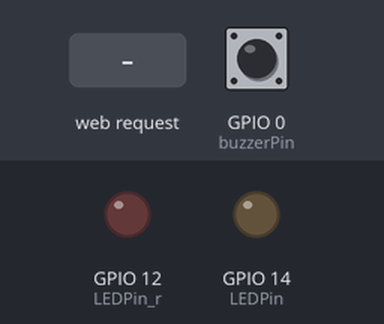
Bench run of a sketch on a simulated ESP8266 (NodeMCU). Shown: output pins drawn as LEDs (lit = HIGH). Dashed ring = blinking. Inputs (shaded band) come from the test bench; at power-on: GPIO 0 (buzzerPin) HIGH. WiFi joins after 1.5 s; servers stay silent unless stated; what the sketch prints to the serial monitor is not drawn.

Above: at 2.7 s.
2.8 s: HTTP request GET /gpio/0 received
At 2.95 s:
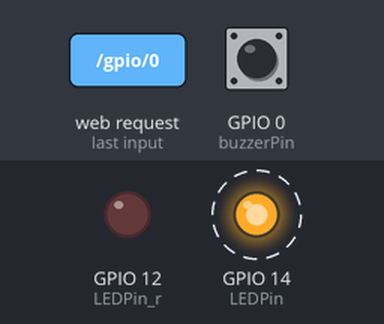
5.8 s: HTTP request GET /gpio/1 received
At 6.98 s:
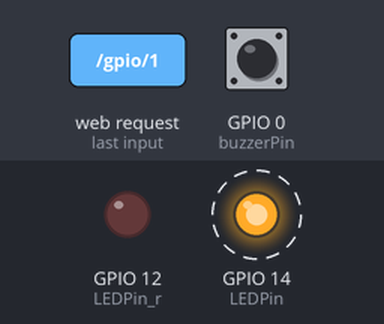
8.8 s: HTTP request GET /state received
At 11.4 s:
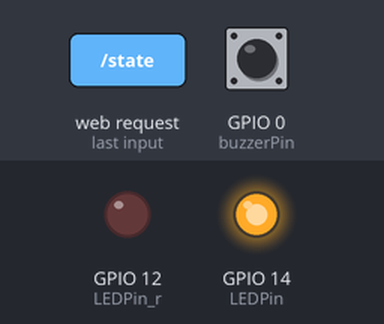
11.8 s: HTTP request GET /gpio/0 received
At 12.45 s:
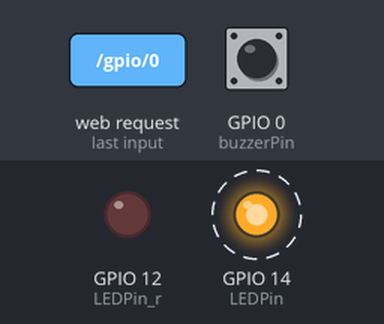
Timing chart, 0 to 15.8 s (numbered marks = the images above; inputs shaded):
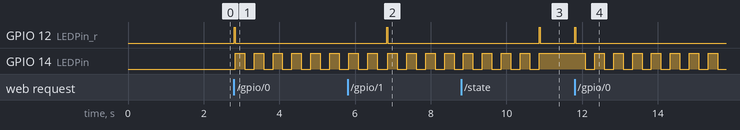

The sketch:

esp8266wifiSample_SWofBuzzer.ino
```cpp
/*
 *  This sketch demonstrates how to set up a simple HTTP-like server.
 *  The server will set a GPIO pin depending on the request
 *    http://server_ip/gpio/0 will set the GPIO2 low,
 *    http://server_ip/gpio/1 will set the GPIO2 high
 *  server_ip is the IP address of the ESP8266 module, will be
 *  printed to Serial when the module is connected.
 */
#include <ESP8266WiFi.h>

const char* ssid     = "aterm-67d898-g";
const char* password = "4c29770bd0558";
const int buzzerPin = 0;
const int LEDPin = 14;
//パイロットランプになる赤ランプ
const int LEDPin_r = 12;
const int chatteringIgnoreTime = 200;
//const int stateResetTime = 1000*180;
//ブザーがオンか否か。0==OFF
int state = 0;
//チャタリング防止に使う。時間を記録する
int ct, pt;
int stateOnTime=0;

int val = 0;

// Create an instance of the server
// specify the port to listen on as an argument
WiFiServer server(80);

int temp = 0;
void setup() {
  pinMode(LEDPin, OUTPUT);
  pinMode(LEDPin_r, OUTPUT);
  //スイッチのセットアップ
  pinMode(buzzerPin, INPUT);
  ct = pt = 0;

  //割り込み準備
  attachInterrupt(0, changeState, FALLING);

  //以下はネットワーク接続のセットアップ
  Serial.begin(115200);
  delay(10);

  // Connect to WiFi network
  Serial.println();
  Serial.println();
  Serial.print("Connecting to ");
  Serial.println(ssid);

  WiFi.begin(ssid, password);

  while (WiFi.status() != WL_CONNECTED) {
    delay(500);
    Serial.print(".");
  }
  Serial.println("");
  Serial.println("WiFi connected");

  // Start the server
  server.begin();
  Serial.println("Server started");

  // Print the IP address
  Serial.println(WiFi.localIP());
}

void changeState() {
  //最新の押した時刻
  ct = millis();
  //チャタリング防止。現在-前回の時刻が小さければ、チャタリングだとして無視する
  if (ct - pt > chatteringIgnoreTime) {
    if (state == 0) {
      state = 1;
      digitalWrite(LEDPin, HIGH);
    }
    else {
      state = 0;
      digitalWrite(LEDPin, LOW);
    }
  }
  //前回押された時刻
  pt = millis();
}

void flashingLED(const int ledpin){
  int i;
  for(i=0; i<8; i++){
    digitalWrite(ledpin, HIGH);
    delay(250);
    digitalWrite(ledpin, LOW);
    delay(250);
  }

}

void loop() {
  // Check if a client has connected
  WiFiClient client = server.available();
  if (!client) {
    return;
  }
  digitalWrite(LEDPin_r, HIGH);
  // Wait until the client sends some data
  Serial.println("new client");
  int time = millis();
  while(!client.available()){
    //タイムアウト処理
    if(millis()-time>5000){
        Serial.println("TIMEOUT :new client");
        //client.stop;
        return;
      }
    delay(1);
  }
  delay(30);
  digitalWrite(LEDPin_r, LOW);

  // Read the first line of the request
  String req = client.readStringUntil('\r');
  Serial.println(req);
  client.flush();

  // Match the request
  ///gpio/0と1は、スイッチのステートを強制的に変更するデバッグ用
  if (req.indexOf("/gpio/0") != -1){
    val = 0;
    state = 0;
    flashingLED(LEDPin);
    digitalWrite(LEDPin, LOW);
  }
  else if (req.indexOf("/gpio/1") != -1){
    val = 1;
    state = 1;
    flashingLED(LEDPin);
    digitalWrite(LEDPin, HIGH);
  }
  //Get state
  else if(req.indexOf("/state") != -1){
    val = state;
  }
  else {
    Serial.println("invalid request");
    client.stop();
    return;
  }

  client.flush();

  // Prepare the response
  String s = "HTTP/1.1 200 OK\r\nContent-Type: text/html\r\n\r\n<!DOCTYPE HTML>\r\n<html>\r\nGPIO is now ";
  s += (val)?"high":"low";
  s += "\r\n</html>\r\n";

  // Send the response to the client
  client.print(s);
  delay(1);
  Serial.println("Client disonnected");

  // The client will actually be disconnected
  // when the function returns and 'client' object is destroyed
}
```

Measured:
- after the input at 2.8 s, GPIO 12 (LEDPin_r): LOW → HIGH at once, → LOW 0.03 s later; GPIO 14 (LEDPin): alternates HIGH for 0.25 s and LOW for 0.25 s, starting at once
- after the input at 5.8 s, GPIO 12 (LEDPin_r): LOW → HIGH after 1.0 s, → LOW 0.03 s later
- after the input at 8.8 s, GPIO 12 (LEDPin_r): LOW → HIGH after 2.1 s, → LOW 0.03 s later
- after the input at 11.8 s, GPIO 12 (LEDPin_r): LOW → HIGH at once, → LOW 0.03 s later; GPIO 14 (LEDPin): alternates HIGH for 0.25 s and LOW for 0.25 s, starting after 0.28 s
